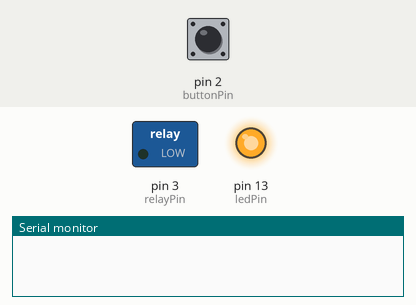
A sketch run on a simulated Arduino Uno, built with avr-gcc and run on an emulated ATmega328P. Parts: switched loads named in the sketch (green lamp = pin HIGH), output pins drawn as LEDs (lit = HIGH), the last lines printed to the serial monitor. The inputs (shaded band) are chosen by the test bench; at power-on: pin 2 (buttonPin) HIGH.

Above: at 0.01 s.
At 1.6 s:
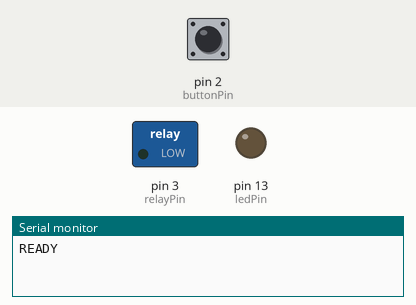
1.7 s: pin 2 (buttonPin) pulled LOW for 0.15 s
At 2.1 s:
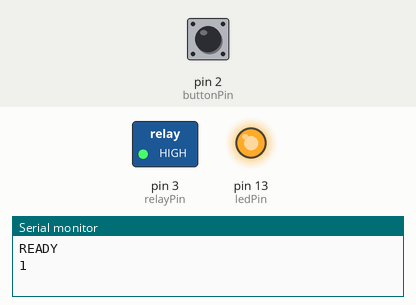
Timing chart, 0 to 4.7 s (numbered marks = the images above; inputs shaded):
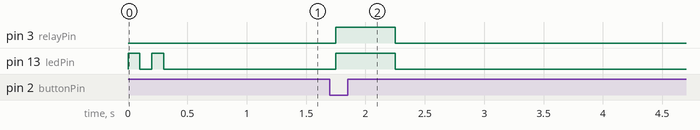

Measured:
- after the input at 1.7 s, pin 3 (relayPin), pin 13 (ledPin): LOW → HIGH after 0.05 s, → LOW 0.50 s later

The sketch:

parking_button.ino
```cpp
// Pin Definitions
const int buttonPin = 2;    // Push button connected to digital pin 2
const int relayPin = 3;     // Relay connected to digital pin 3 (untuk palang/gate)
const int ledPin = 13;      // Built-in LED for status indication

// Variables
bool buttonState = HIGH;     // Current state of the button (HIGH with pull-up)
bool lastButtonState = HIGH; // Previous state of the button
unsigned long lastDebounceTime = 0;  // Last time the button state changed
unsigned long debounceDelay = 50;    // Debounce delay in milliseconds

void setup() {
  // Initialize Serial communication
  Serial.begin(9600);

  // Configure pin modes
  pinMode(buttonPin, INPUT_PULLUP);  // Enable internal pull-up resistor
  pinMode(relayPin, OUTPUT);         // Relay control
  pinMode(ledPin, OUTPUT);           // Status LED

  // Ensure outputs are initially off
  digitalWrite(relayPin, LOW);
  digitalWrite(ledPin, LOW);

  // Blink LED twice to indicate ready
  for(int i=0; i<2; i++) {
    digitalWrite(ledPin, HIGH);
    delay(100);
    digitalWrite(ledPin, LOW);
    delay(100);
  }

  // Send startup message
  Serial.println("READY");
}

void loop() {
  // Read the current state of the button
  bool reading = digitalRead(buttonPin);

  // Check if the button state has changed
  if (reading != lastButtonState) {
    lastDebounceTime = millis();
  }

  // If enough time has passed, check if the button state has really changed
  if ((millis() - lastDebounceTime) > debounceDelay) {
    if (reading != buttonState) {
      buttonState = reading;

      // If button is pressed (LOW due to pull-up)
      if (buttonState == LOW) {
        handleButtonPress();
      }
    }
  }

  // Update the last button state
  lastButtonState = reading;
}

void handleButtonPress() {
  // Visual feedback
  digitalWrite(ledPin, HIGH);

  // Activate relay (open gate)
  digitalWrite(relayPin, HIGH);

  // Send signal to computer
  Serial.println("1");

  // Keep gate open for 500ms
  delay(500);

  // Close gate and turn off LED
  digitalWrite(relayPin, LOW);
  digitalWrite(ledPin, LOW);

  // Additional delay to prevent multiple triggers
  delay(200);
} 
```
